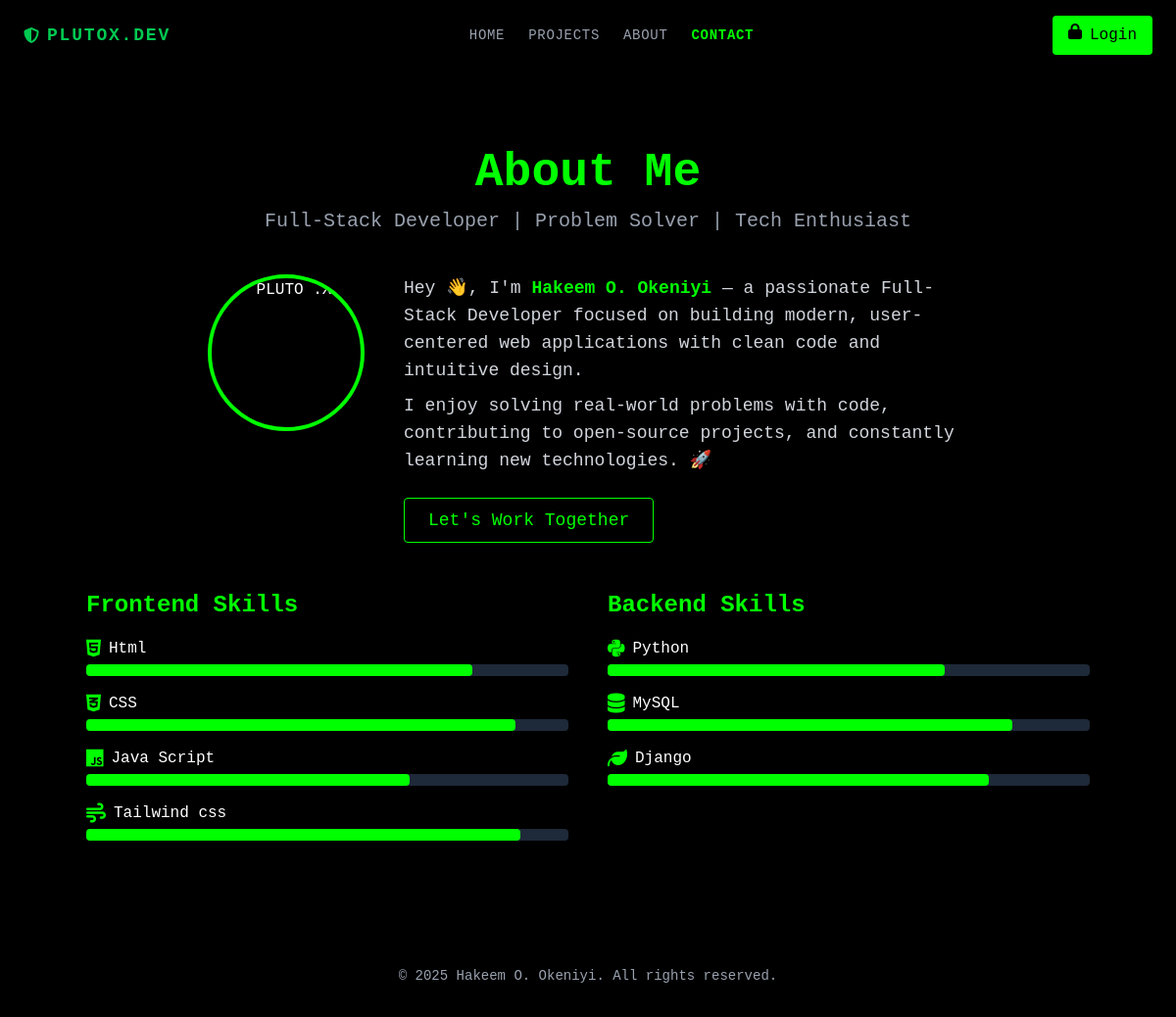
The page /about/ on the database its author committed.
### core/models.py (models this page shows, shortened)
class Skill(models.Model):
    name = models.CharField(max_length=100)
    proficiency = models.PositiveIntegerField()
    category = models.CharField(max_length=10, choices=SKILL_CATEGORY_CHOICES)
    icon = models.CharField(max_length=50, choices=ICON_CHOICES, default="fa-solid fa-code")

### core/views.py (the view)
def about_view(request):
    frontend_skills = Skill.objects.filter(category='frontend')
    backend_skills = Skill.objects.filter(category='backend')
    return render(request, 'core/about.html', {
        'frontend_skills': frontend_skills,
        'backend_skills': backend_skills
    })

### templates/core/about.html (shortened to what this page needs)
{% load static %}
<!DOCTYPE html>
<html lang="en">
  <head>
    <script src="https://cdn.jsdelivr.net/npm/@tailwindcss/browser@4"></script>
    <link
      rel="stylesheet"
      href="https://cdnjs.cloudflare.com/ajax/libs/font-awesome/6.5.0/css/all.min.css"
    />
  </head>
  <body class="bg-black text-white font-mono">
<nav class="sticky top-0 z-50 bg-black bg-opacity-60 backdrop-blur-md shadow-md flex flex-wrap items-center justify-between px-6 py-4">
  <div class="flex items-center space-x-2">
    <i class="fas fa-shield-alt text-green-500"></i>
    <span class="text-green-500 font-semibold text-lg tracking-widest">PLUTOX.DEV</span>
  </div>
  <ul class="flex flex-wrap space-x-6 text-gray-400 uppercase text-sm tracking-wider mt-4 lg:mt-0">
    <li><a href="{% url 'home' %}" class="hover:text-[#00FF00] transition">Home</a></li>
    <li><a href="{% url 'projects' %}" class="hover:text-[#00FF00] transition">Projects</a></li>
    <li><a href="{% url 'about' %}" class="hover:text-[#00FF00] transition">About</a></li>
    <li><a href="{% url 'contact' %}" class="text-[#00FF00] font-semibold">Contact</a></li>
  </ul>
  <a href="{% url 'admin:index' %}" class="flex itesm-center bg-[#00FF00] text-black px-4 py-2 rounded hover:bg-green-400 transition mt-4 lg:mt-0">
    <i class="fas fa-lock mr-2"></i> Login
  </a>
</nav>
    <section class="py-20 px-6 bg-black">
      <div class="max-w-5xl mx-auto text-center">
        <h1 class="text-4xl md:text-5xl font-bold text-[#00FF00] mb-3">About Me</h1>
        <h2 class="text-gray-400 text-xl mb-10">
          Full-Stack Developer | Problem Solver | Tech Enthusiast
        </h2>
        <div
          class="flex flex-col md:flex-row items-center md:items-start justify-center mb-12 gap-10"
        >
          <div
            class="w-40 h-40 rounded-full overflow-hidden border-4 border-[#00FF00] shadow-lg shrink-0"
          >
            <img
            src="https://img.freepik.com/free-vector/hand-drawn-nft-style-ape-illustration_23-2149622021.jpg"
            alt="
              PLUTO .X"
              class="w-full h-full object-cover"
            />
          </div>
          <div class="text-gray-300 text-lg max-w-xl md:text-left text-center">
            <p class="mb-2">
              Hey 👋, I'm
              <span class="text-[#00FF00] font-semibold">Hakeem O. Okeniyi</span>
              — a passionate Full-Stack Developer focused on building modern,
              user-centered web applications with clean code and intuitive
              design.
            </p>
            <p>
              I enjoy solving real-world problems with code, contributing to
              open-source projects, and constantly learning new technologies. 🚀
            </p>
            <a
              href="contact.html"
              class="inline-block mt-6 px-6 py-2 border border-[#00FF00] text-[#00FF00] rounded hover:bg-[#00FF00] hover:text-black transition"
            >
              Let's Work Together
            </a>
          </div>
        </div>
        <div class="grid grid-cols-1 md:grid-cols-2 gap-10 text-left">
          <div>
            <h2 class="text-2xl font-bold text-[#00FF00] mb-4">Frontend Skills</h2>
            {% for skill in frontend_skills %}
            <div class="mb-4">
              <div class="flex items-center gap-2 mb-1">
                <i class="{{ skill.icon }} text-[#00FF00] text-xl"></i>
                <span>{{ skill.name }}</span>
              </div>
              <div class="w-full bg-gray-800 h-3 rounded">
                <div class="bg-[#00FF00] h-3 rounded progress-bar" style="width: {{ skill.proficiency }}%"></div>
              </div>
            </div>
            {% endfor %}
          </div>
          <div>
            <h2 class="text-2xl font-bold text-[#00FF00] mb-4">Backend Skills</h2>
            {% for skill in backend_skills %}
            <div class="mb-4">
              <div class="flex items-center gap-2 mb-1">
                <i class="{{ skill.icon }} text-[#00FF00] text-xl"></i>
                <span>{{ skill.name }}</span>
              </div>
              <div class="w-full bg-gray-800 h-3 rounded">
                <div class="bg-[#00FF00] h-3 rounded progress-bar" style="width: {{ skill.proficiency }}%"></div>
              </div>
            </div>
            {% endfor %}
          </div>
        </div>
      </div>
    </section>
    <footer class="bg-black py-8 px-6 text-center">
      <p class="text-gray-400 text-sm">
        &copy; 2025 Hakeem O. Okeniyi. All rights reserved.
      </p>
    </footer>
  </body>
</html>

### templates/core/about.html (style rules this page uses)
.progress-bar { animation: progressAnimation 5s ease-in-out forwards; }

### rows shown on the page
Skill: name "Html", proficiency 80 (drawn)
Skill: name "CSS", proficiency 89 (drawn)
Skill: name "Java Script", proficiency 67 (drawn)
Skill: name "Tailwind css", proficiency 90 (drawn)
Skill: name "Python", proficiency 70 (drawn)
Skill: name "MySQL", proficiency 84 (drawn)
Skill: name "Django", proficiency 79 (drawn)
